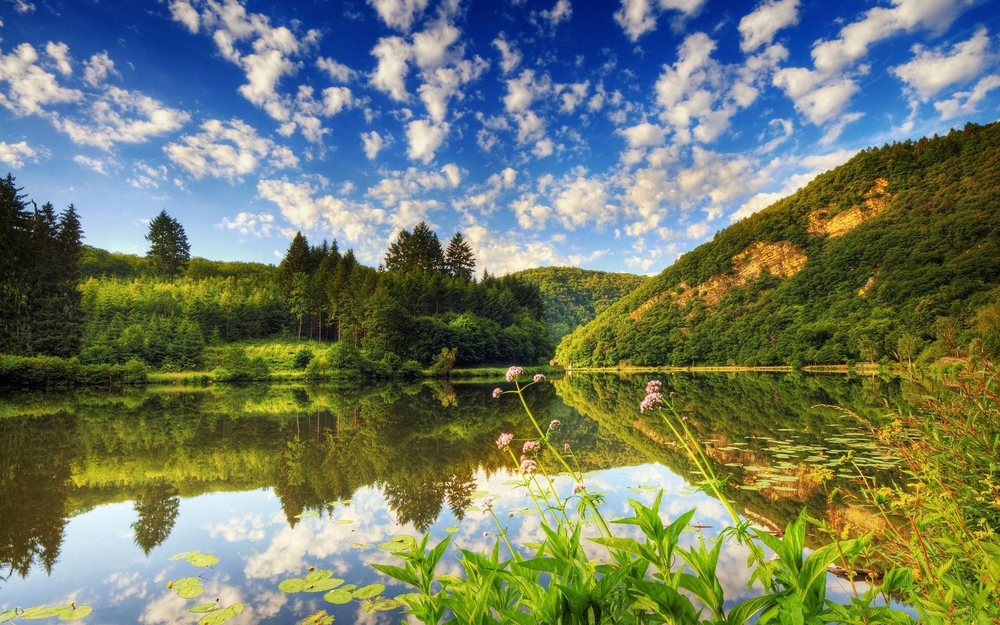
%> input picture landscape.png, 1000 x 625 px, shrunk from 1920 x 1200 before the run
$ octave image_comp2.m   (GNU Octave 9; MATLAB toolbox functions it lacks are replaced by stand-ins)
%> lines starting %> are read from the running program, lines starting %| are printed output that depends on the picture; in (x1, y1, x2, y2) boxes, pixels count from 0 and x2, y2 are one past the last pixel; in counts of white or black regions, pixels touching at a corner belong together; the program's own positions count from 1
I=imread('landscape.png' ); % Load image
%> I is the input picture: size 625x1000x3 uint8; mean R, G, B 113, 124.2, 102.4
figure(1);
subplot(1,3,1);
imshow(I); %plot the original colour image
title('original image');
igray=rgb2gray(I); % Convert image to grayscale
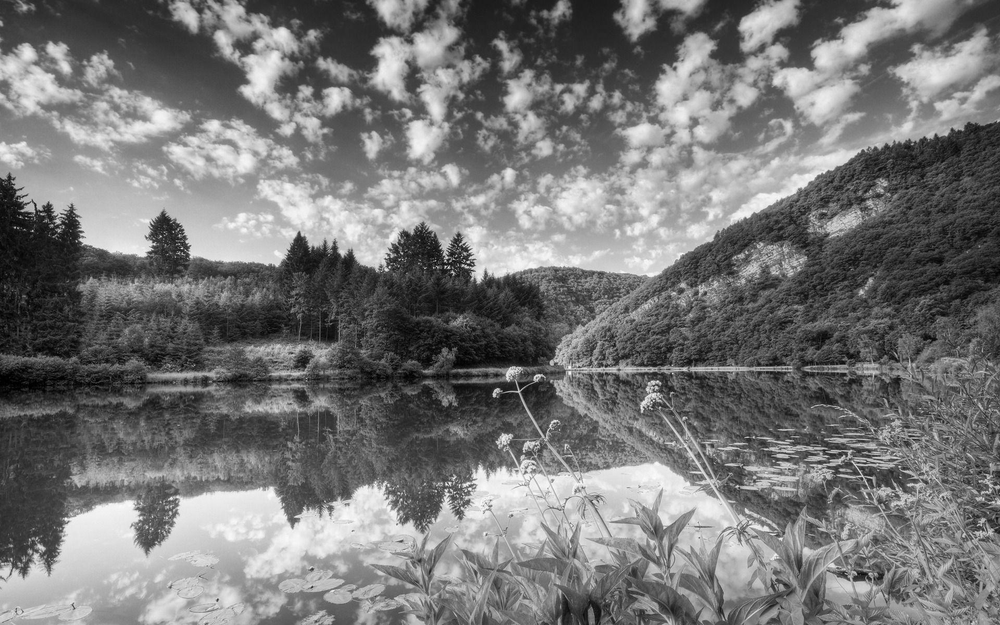
%> igray: size 625x1000 uint8; min 0, max 253, mean 118.3
imwrite(igray,'grayscale.png'); % save image to new file
subplot(1,3,2);
imshow(igray); % Plot the grayscale image
title('grayscale image');


At=fft2(igray); % FFT of the grayscale image
F = log(abs(fftshift(At))+1); % put FFT on log-scale
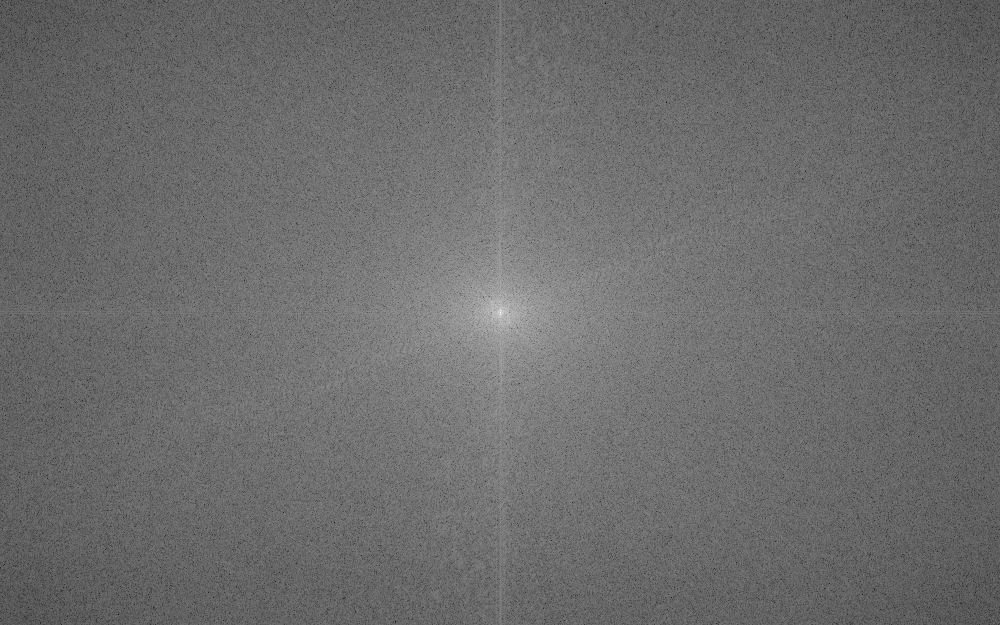
%> F: size 625x1000 double; min 1.97, max 18.12, mean 8.85; drawn with min black and max white
subplot(1,3,3);
imshow(mat2gray(F),[]); % plot the shifted FFT of image
title('FFT');


Bt = sort(abs(At(:))); % Sort by magnitude
% Zero out all small coefficients and inverse transform
keep1 = 0.1; % 10 percent image is kept
thresh1 = Bt(floor((1-keep1)*length(Bt)));
%> thresh1 = 21813.5
ind1 = abs(At)>thresh1;  % Find small indices
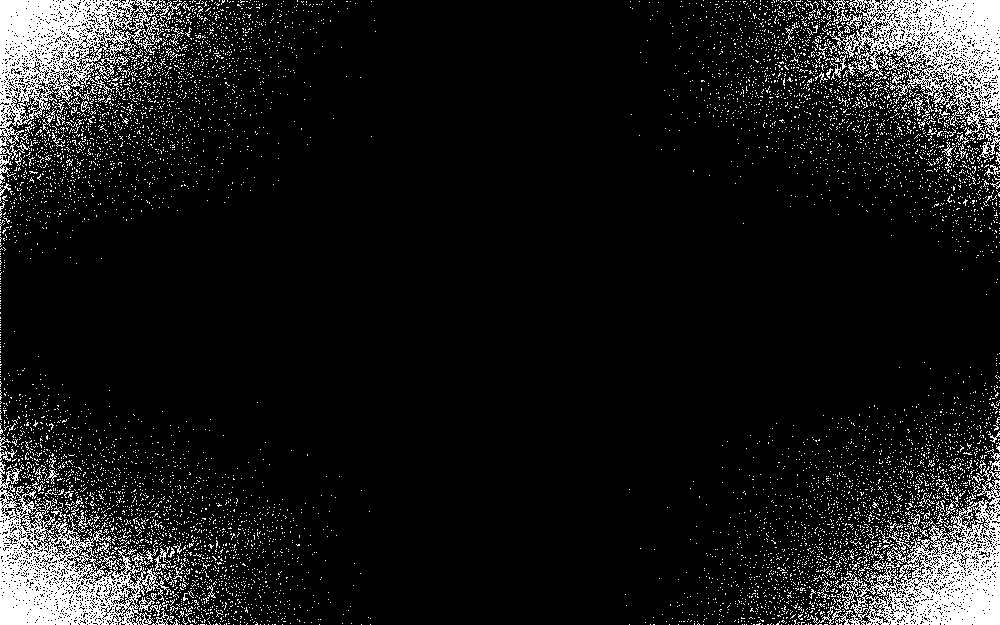
%> ind1: size 625x1000 logical; 10% white; 7682 white regions (7591 under 20 px), largest, box (x1, y1, x2, y2) and area: (0, 461, 172, 625) 10948, (829, 0, 1000, 158) 10881, (0, 0, 194, 184) 10688
Atlow1 = At.*ind1;       % Threshold small indices

Alow1=uint8(ifft2(Atlow1));% Compressed image
figure(2);
subplot(3,3,1);
imshow(igray); % Plot the grayscale image
title('grayscale image');
subplot(3,3,2);
imshow(Alow1);
imwrite(Alow1,'compressed#1.png');
title('(10% kept) compressed image');

diff_image1 = 255-(igray - Alow1); % difference image
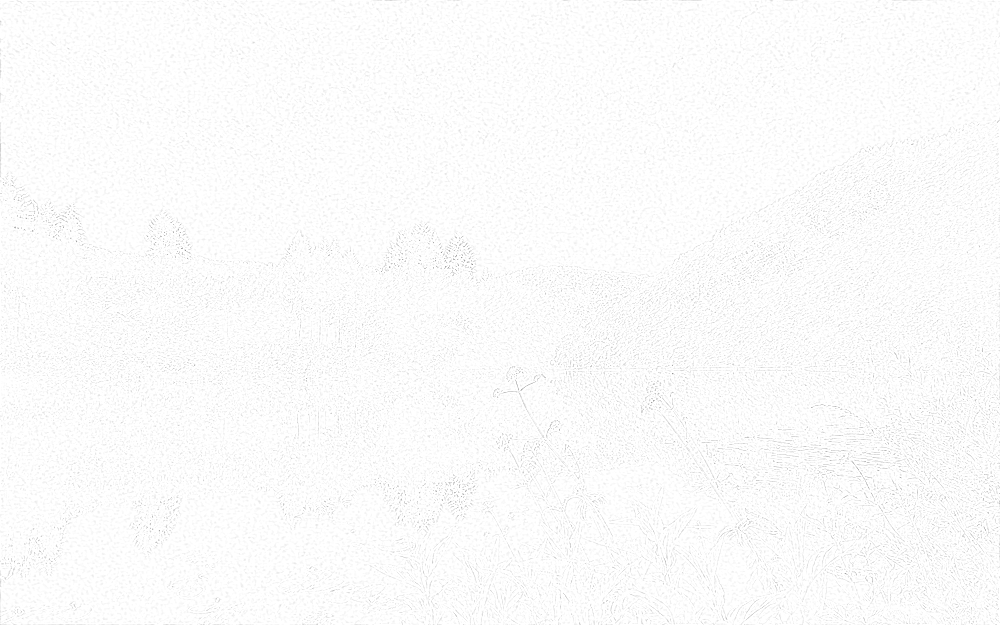
%> diff_image1: size 625x1000 uint8; min 143, max 255, mean 251.2
subplot(3,3,3);
imshow(diff_image1);
imwrite(diff_image1,'diff#1.png');
title('difference image');

% code for different values of compression.

% Zero out all small coefficients and inverse transform
keep2 = 0.01;
thresh2 = Bt(floor((1-keep2)*length(Bt)));
%> thresh2 = 88804
ind2 = abs(At)>thresh2;  % Find small indices
%> ind2: size 625x1000 logical; 1% white; 703 white regions (692 under 20 px), largest, box (x1, y1, x2, y2) and area: (0, 0, 63, 67) 1307, (938, 559, 1000, 625) 1213, (0, 581, 59, 625) 1176
Atlow2 = At.*ind2;       % Threshold small indices

Alow2=uint8(ifft2(Atlow2));  % Compressed image
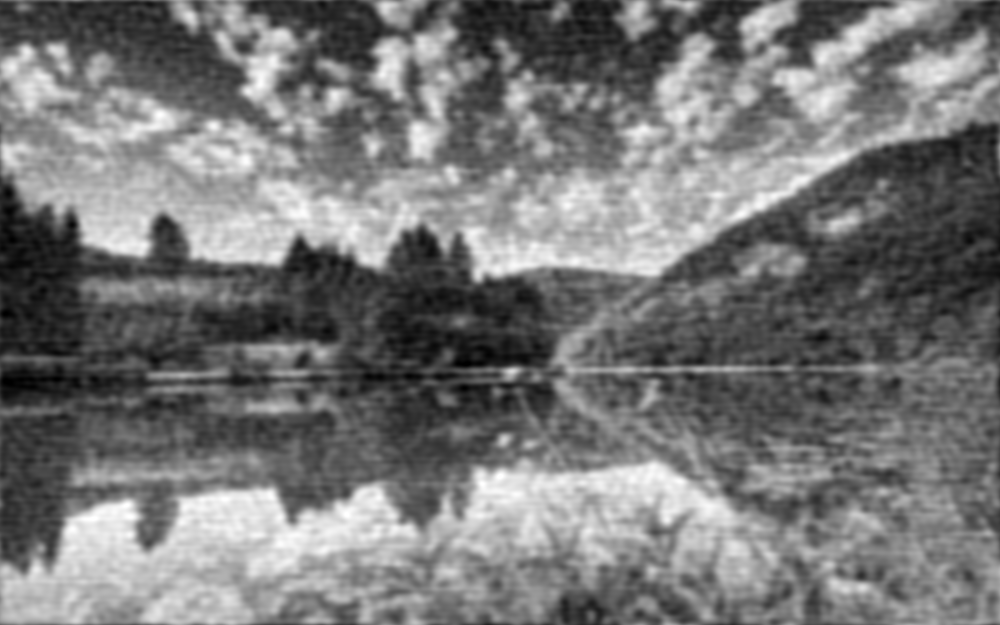
%> Alow2: size 625x1000 uint8; min 0, max 255, mean 118.3; mean of the top-left, top-right, bottom-left and bottom-right quarters 122.3, 118, 115, 118.1
subplot(3,3,4);
imshow(igray); % Plot the grayscale image
title('grayscale image');
subplot(3,3,5);
imshow(Alow2);
imwrite(Alow2,'compressed#2.png');
title('(1% kept) compressed image');

diff_image2 =  255-(igray - Alow2); % difference image
subplot(3,3,6);
imshow(diff_image2);
imwrite(diff_image2,'diff#2.png');
title('difference image');


% code for different values of compression.

% Zero out all small coefficients and inverse transform
keep3 = 0.001;
thresh3 = Bt(floor((1-keep3)*length(Bt)));
%> thresh3 = 415205.2
ind3 = abs(At)>thresh3;  % Find small indices
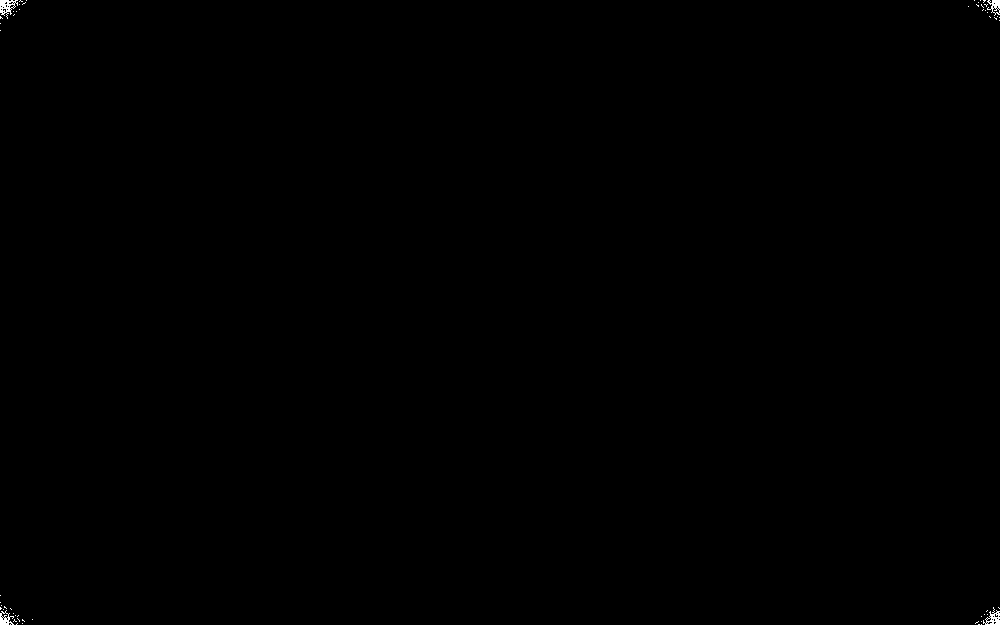
%> ind3: size 625x1000 logical; 0.1% white; 56 white regions (52 under 20 px), largest, box (x1, y1, x2, y2) and area: (0, 0, 18, 19) 164, (983, 607, 1000, 625) 138, (0, 610, 14, 625) 109, (987, 0, 1000, 16) 107
Atlow3 = At.*ind3;       % Threshold small indices

Alow3=uint8(ifft2(Atlow3));  % Compressed image
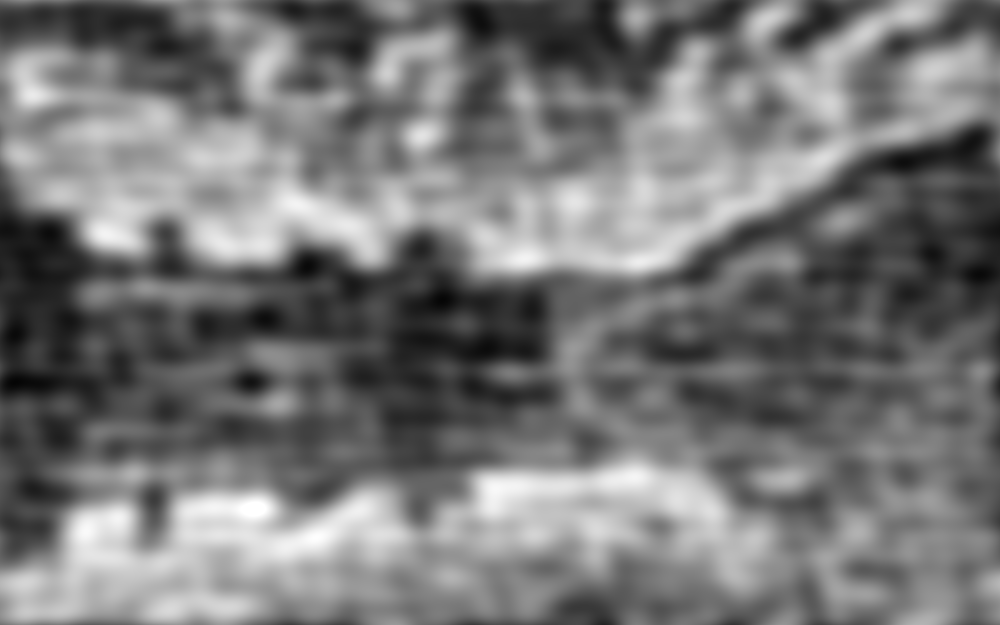
%> Alow3: size 625x1000 uint8; min 5, max 255, mean 118.3
subplot(3,3,7);
imshow(igray); % Plot the grayscale image
title('grayscale image');
subplot(3,3,8);
imshow(Alow3);
imwrite(Alow3,'compressed#3.png');
title('(0.1% kept) compressed image');

diff_image3 = 255-(igray - Alow2); % difference image
subplot(3,3,9);
imshow(diff_image3);
imwrite(diff_image3,'diff#3.png');
title('difference image');
